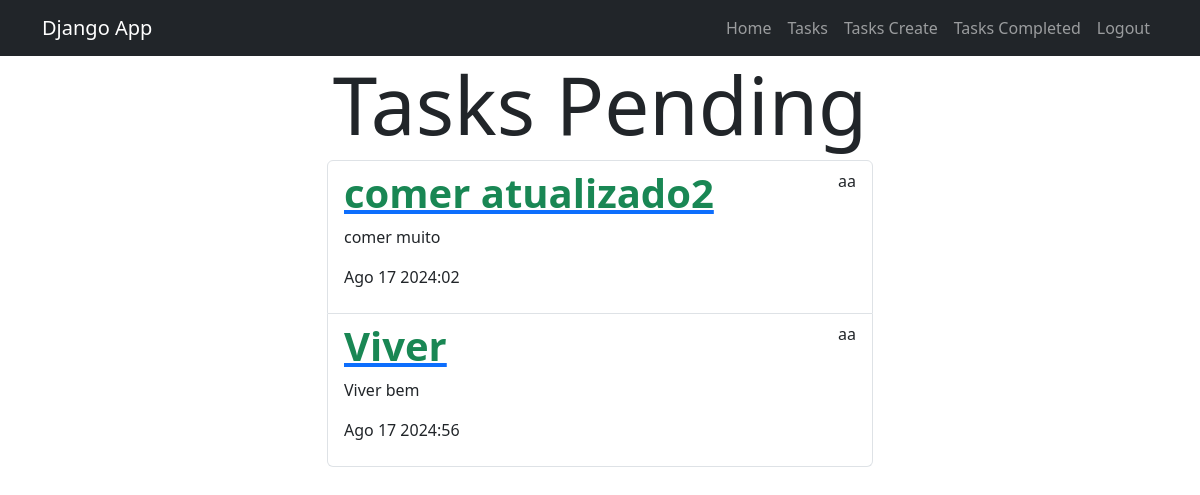
/tasks/completed (signed in), run on an earlier commit of the app's database.
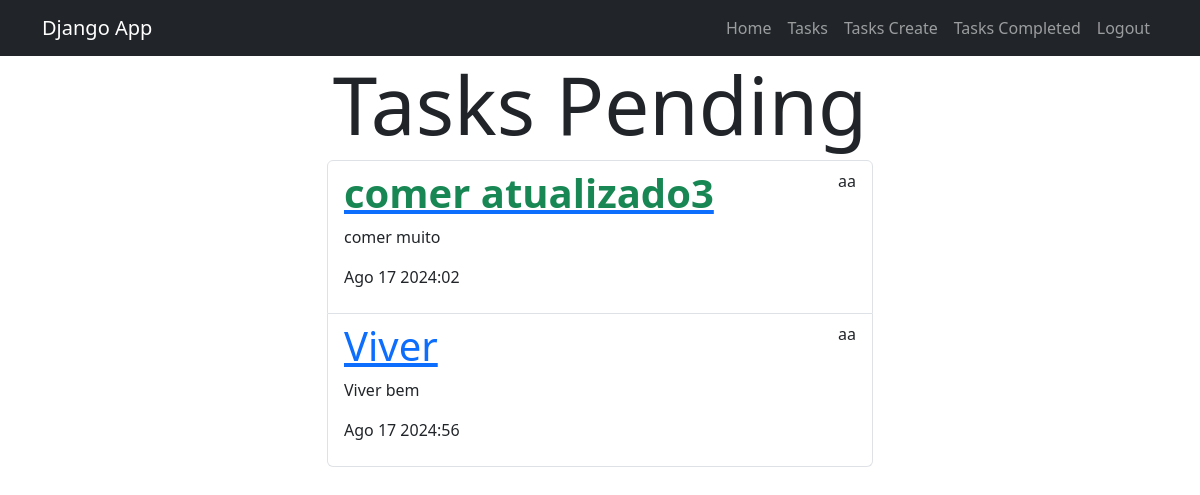
And on a later commit of the database.
### tasks/models.py (models this page shows, shortened)
class Tasks(models.Model):
    title = models.CharField(max_length=100)
    description = models.TextField(blank=True)
    created = models.DateTimeField(auto_now_add=True)
    datecompleted = models.DateTimeField(null=True)
    important = models.BooleanField(default=False)
    user = models.ForeignKey(User, on_delete=models.CASCADE)

### tasks/views.py (the view)
# urls.py: path('tasks/completed', views.task_completed, name='task_completed'),
@login_required
def task_completed(request: HttpRequest) -> HttpResponse:
    tasks = Tasks.objects.filter(
        user=request.user, datecompleted__isnull=False).order_by('-datecompleted')
    return render(request, "tasks.html", {"tasks": tasks})

### tasks/templates/tasks.html
{% extends 'base.html' %}
{% block content %}
  <div class="row">
    <div class="col-md-6 offset-md-3">
      <h1 class="text-center display-1">Tasks Pending</h1>
      <ul class="list-group">
        {% for task in tasks %}
          <li class="list-group-item">
            <header class="d-flex justify-content-between">
              <a href="{% url 'task_detail' task.id %}">
                {% if task.important %}
                  <h1 class="fw-bold text-success">{{ task.title }}</h1>
                {% else %}
                  <h1>{{ task.title }}</h1>
                {% endif %}
              </a>
              <p>{{ task.user.username }}</p>
            </header>
            <p>{{ task.description }}</p>
            <p>{{ task.datecompleted|date:'M j Y:i' }}</p>
          </li>
        {% endfor %}
      </ul>
    </div>
  </div>
{% endblock %}

What changed in the data, as far as the page shows it:
changed Tasks "comer muito": title "comer atualizado2" → "comer atualizado3"
changed Tasks "Viver": important True → False (drawn)
